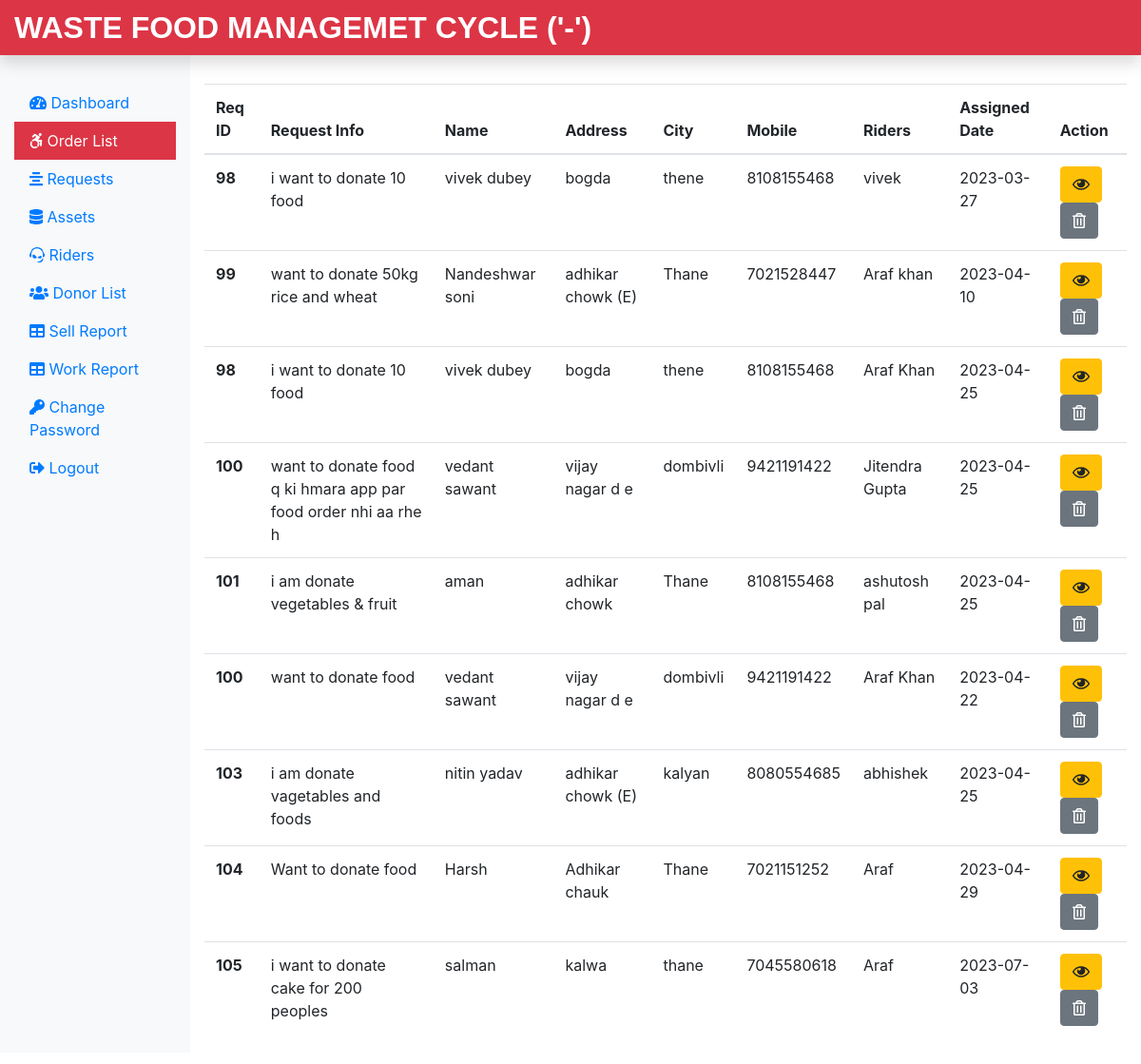
The page /Ngo/work.php (signed in) on the database its author committed.
### tables this page shows
CREATE TABLE `assignwork_tb` (
  `rno` int(11) NOT NULL,
  `request_id` int(11) NOT NULL,
  `request_info` text NOT NULL,
  `request_desc` text NOT NULL,
  `requester_name` varchar(60) NOT NULL,
  `requester_add1` text NOT NULL,
  `requester_add2` text NOT NULL,
  `requester_city` varchar(60) NOT NULL,
  `requester_state` varchar(60) NOT NULL,
  `requester_zip` int(11) NOT NULL,
  `requester_email` varchar(60) NOT NULL,
  `requester_mobile` bigint(11) NOT NULL,
  `assign_tech` varchar(60) NOT NULL,
  `assign_date` date NOT NULL
);

### Ngo/work.php (the view, shortened to what this page needs)
<?php
include('includes/header.php');
include('../dbConnection.php');
?>
<div class="col-sm-9 col-md-10 mt-5">
  <?php
 $sql = "SELECT * FROM assignwork_tb";
 $result = $conn->query($sql);
 if($result->num_rows > 0){
  echo '<table class="table">
  <thead>
    <tr>
      <th scope="col">Req ID</th>
      <th scope="col">Request Info</th>
      <th scope="col">Name</th>
      <th scope="col">Address</th>
      <th scope="col">City</th>
      <th scope="col">Mobile</th>
      <th scope="col">Riders</th>
      <th scope="col">Assigned Date</th>
      <th scope="col">Action</th>
    </tr>
  </thead>
  <tbody>';
  while($row = $result->fetch_assoc()){
    echo '<tr>
    <th scope="row">'.$row["request_id"].'</th>
    <td>'.$row["request_info"].'</td>
    <td>'.$row["requester_name"].'</td>
    <td>'.$row["requester_add2"].'</td>
    <td>'.$row["requester_city"].'</td>
    <td>'.$row["requester_mobile"].'</td>
    <td>'.$row["assign_tech"].'</td>
    <td>'.$row["assign_date"].'</td>
    <td><form action="viewassignwork.php" method="POST" class="d-inline"> <input type="hidden" name="id" value='. $row["request_id"] .'><button type="submit" class="btn btn-warning" name="view" value="View"><i class="far fa-eye"></i></button></form>
    <form action="" method="POST" class="d-inline"><input type="hidden" name="id" value='. $row["request_id"] .'><button type="submit" class="btn btn-secondary" name="delete" value="Delete"><i class="far fa-trash-alt"></i></button></form>
    </td>
    </tr>';
   }
   echo '</tbody> </table>';
  } else {
    echo "0 Result";
  }
  ?>
</div>
</div>
</div>
<?php
include('includes/footer.php');
?>

### rows shown on the page
assignwork_tb: request "98", request_info "i want to donate 10 food", requester_name "vivek dubey", requester_add2 "bogda", requester_city "thene", requester_mobile "8108155468", assign_tech "vivek", assign_date "2023-03-27"
assignwork_tb: request "99", request_info "want to donate 50kg rice and wheat", requester_name "Nandeshwar soni", requester_add2 "adhikar chowk (E)", requester_city "Thane", requester_mobile "7021528447", assign_tech "Araf khan", assign_date "2023-04-10"
assignwork_tb: request "98", request_info "i want to donate 10 food", requester_name "vivek dubey", requester_add2 "bogda", requester_city "thene", requester_mobile "8108155468", assign_tech "Araf Khan", assign_date "2023-04-25"
assignwork_tb: request "100", request_info "want to donate food q ki hmara app par food order nhi aa rhe h", requester_name "vedant sawant", requester_add2 "vijay nagar d e", requester_city "dombivli", requester_mobile "9421191422", assign_tech "Jitendra Gupta", assign_date "2023-04-25"
assignwork_tb: request "101", request_info "i am donate vegetables & fruit", requester_name "aman", requester_add2 "adhikar chowk", requester_city "Thane", requester_mobile "8108155468", assign_tech "ashutosh pal", assign_date "2023-04-25"
assignwork_tb: request "100", request_info "want to donate food", requester_name "vedant sawant", requester_add2 "vijay nagar d e", requester_city "dombivli", requester_mobile "9421191422", assign_tech "Araf Khan", assign_date "2023-04-22"
assignwork_tb: request "103", request_info "i am donate vagetables and foods", requester_name "nitin yadav", requester_add2 "adhikar chowk (E)", requester_city "kalyan", requester_mobile "8080554685", assign_tech "abhishek", assign_date "2023-04-25"
assignwork_tb: request "104", request_info "Want to donate food", requester_name "Harsh", requester_add2 "Adhikar chauk", requester_city "Thane", requester_mobile "7021151252", assign_tech "Araf", assign_date "2023-04-29"
assignwork_tb: request "105", request_info "i want to donate cake for 200 peoples", requester_name "salman", requester_add2 "kalwa", requester_city "thane", requester_mobile "7045580618", assign_tech "Araf", assign_date "2023-07-03"
